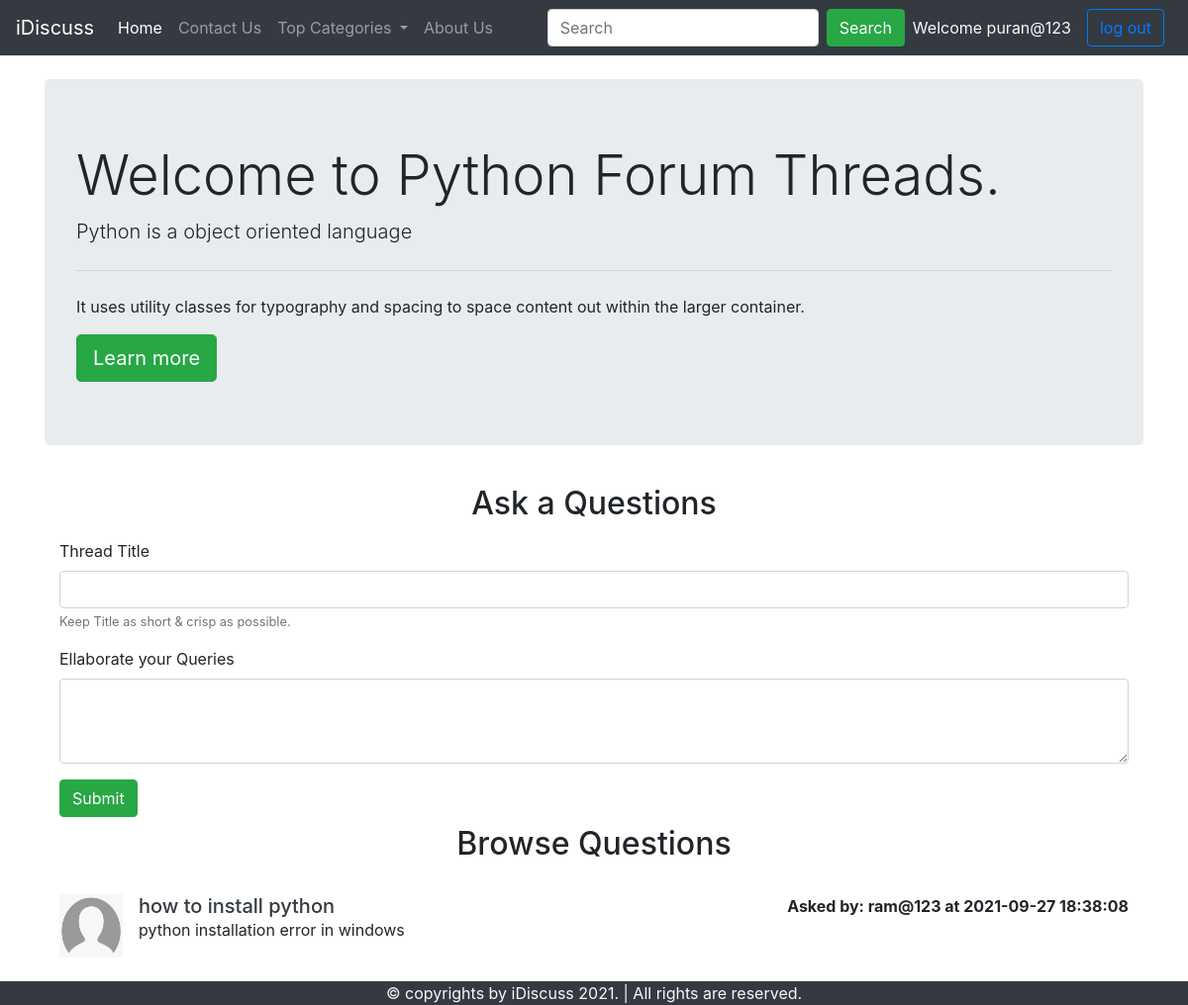
The page /threadlist.php?catid=1 (signed in) on the database its author committed.
### tables this page shows
CREATE TABLE `category` (
  `category_id` int(20) NOT NULL,
  `category_name` varchar(255) NOT NULL,
  `category_desc` varchar(255) NOT NULL,
  `created` datetime NOT NULL DEFAULT current_timestamp()
);

CREATE TABLE `threads` (
  `thread_id` int(11) NOT NULL,
  `thread_title` text NOT NULL,
  `thread_desc` varchar(255) NOT NULL,
  `thread_cat_id` int(10) NOT NULL,
  `thread_user` int(10) NOT NULL,
  `thread_created` datetime NOT NULL DEFAULT current_timestamp()
);

CREATE TABLE `users` (
  `user_id` int(10) NOT NULL,
  `user_email` varchar(50) NOT NULL,
  `user_pass` varchar(255) NOT NULL,
  `create_date` datetime NOT NULL DEFAULT current_timestamp()
);

### threadlist.php (the view, shortened to what this page needs)
<!doctype html>
<html lang="en">
<head>
    <link rel="stylesheet" href="https://cdn.jsdelivr.net/npm/bootstrap@4.5.3/dist/css/bootstrap.min.css"
>
    <link rel="stylesheet" href="style/style.css">
</head>
<body>
    <?php include 'partial/_dbconnect.php';?>
    <?php include "partial\header.php";?>
    <?php
$id = $_GET['catid'];
$sql = "SELECT * FROM `category` WHERE category_id=$id";
$result = mysqli_query($conn, $sql);
while ($row = mysqli_fetch_assoc($result)) {
  $catname = $row['category_name'];
  $catdesc = $row['category_desc'];
}
?>
    <div class="container my-4">
        <div class="jumbotron">
            <h1 class="display-4">Welcome to <?php echo $catname; ?> Forum Threads.</h1>
            <p class="lead"><?php echo $catdesc; ?></p>
            <hr class="my-4">
            <p>It uses utility classes for typography and spacing to space content out within the larger container.</p>
            <a class="btn btn-success btn-lg" href="#" role="button">Learn more</a>
        </div>
        <?php
        if (isset($_SESSION['loggedin'])&&$_SESSION['loggedin']==true) {
            echo '<div class="container">
                <h2 class="text-center py-2">Ask a Questions</h2>
                <form action="'.$_SERVER['REQUEST_URI'].'" method="post">
                    <div class="form-group">
                        <label for="th_title">Thread Title</label>
                        <input type="text" class="form-control" id="th_title" name="title" aria-describedby="th_title">
                        <small id="th_title" class="form-text text-muted">Keep Title as short & crisp as possible.</small>
                    </div>
                    <input type="hidden" name="uid" value="'.$_SESSION['uid'].'">
                    <div class="form-group">
                        <label for="th_desc">Ellaborate your Queries</label>
                        <textarea class="form-control" id="th_desc" name="desc" rows="3"></textarea>
                    </div>
                    <button type="submit" class="btn btn-success">Submit</button>
                </form>
                </div>';
        }
        else {
            echo '<div class="container">
                    <h2 class="text-center py-2">Ask a Questions</h2>
                    <p class="lead">You are not logged in. Log in to be able to ask question.</p>
                </div>';
        }
       ?>
        <div class="container">
            <h2 class="text-center py-2">Browse Questions</h2>
            <?php
            $id = $_GET['catid'];
            $sql = "SELECT * FROM `threads` WHERE thread_cat_id=$id";
            $result = mysqli_query($conn, $sql);
            while ($row = mysqli_fetch_assoc($result)) {
              $id = $row['thread_id'];
              $title = $row['thread_title'];
              $desc = $row['thread_desc'];
              $thread_uid=$row['thread_user'];
              $sql2="SELECT user_email FROM `users` WHERE user_id=$thread_uid";
              $result2=mysqli_query($conn,$sql2);
              $row2=mysqli_fetch_assoc($result2);
              echo '<div class="media my-4">
                            <img src="img/user.png" width="64px" height="64px" class="mr-3" alt="user_img">
                            <div class="media-body">
                                <h5 class="mt-0 my-0"><a class="text-dark" href="thread.php?threadid=' . $id . '">' . $title . '</a></h5>
                                ' . $desc . '
                            </div><p class="font-weight-bold my-0"> Asked by: '.$row2['user_email'].' at '.$row['thread_created'].'</p>
                        </div>';
            }
            ?>
        </div>
    </div>
    <?php include "partial/footer.php";?>
</body>
</html>

### rows shown on the page
category: category_name "Python", category_desc "Python is a object oriented language"
threads: thread_title "how to install python", thread_desc "python installation error in windows", users.user_email "ram@123", thread_created "2021-09-27 18:38:08"

### other values the page prints
$_SESSION['username'] "puran@123"
